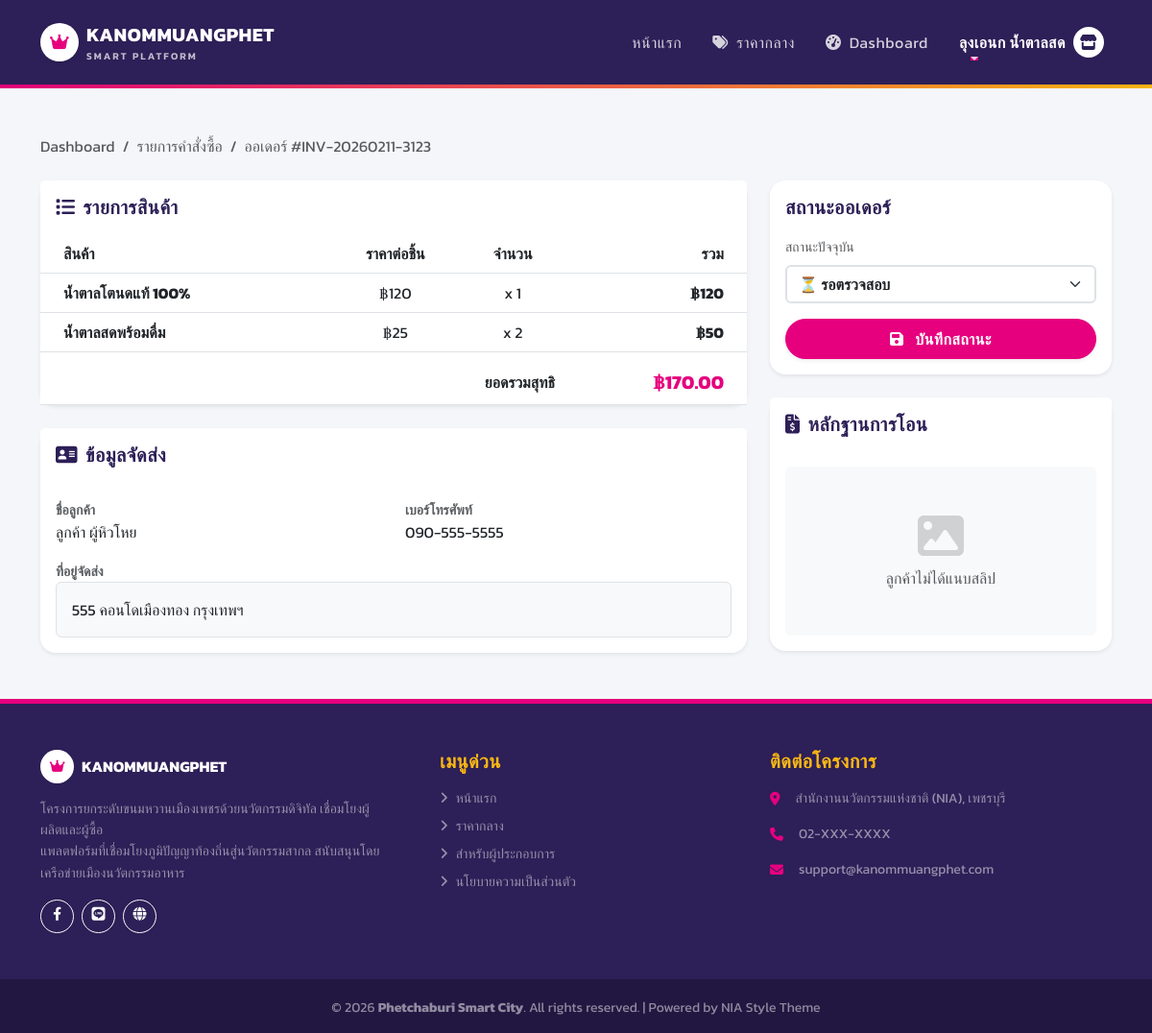
The app's page /shop/order_detail.php?id=1002 (signed in) with its own data.
### tables this page shows
CREATE TABLE `orders` (
  `id` int(11) NOT NULL,
  `order_no` varchar(20) NOT NULL COMMENT 'เลขที่ใบสั่งซื้อ เช่น OR-2024XXXX',
  `customer_id` int(11) NOT NULL COMMENT 'คนซื้อ (users.id)',
  `shop_id` int(11) NOT NULL COMMENT 'คนขาย (users.id)',
  `total_amount` decimal(10,2) NOT NULL,
  `status` enum('pending','paid','shipped','completed','cancelled') DEFAULT 'pending',
  `tracking_no` varchar(100) DEFAULT NULL,
  `slip_image` varchar(255) DEFAULT NULL COMMENT 'หลักฐานการโอน',
  `shipping_address` text COMMENT 'ที่อยู่จัดส่ง (Snapshot ณ เวลาสั่ง)',
  `created_at` timestamp NULL DEFAULT CURRENT_TIMESTAMP
);

CREATE TABLE `order_items` (
  `id` int(11) NOT NULL,
  `order_id` int(11) NOT NULL,
  `product_id` int(11) NOT NULL,
  `product_name` varchar(255) NOT NULL,
  `price` decimal(10,2) NOT NULL,
  `quantity` int(11) NOT NULL
);

CREATE TABLE `users` (
  `id` int(11) NOT NULL,
  `role` enum('user','shop','admin') DEFAULT 'user',
  `line_id` varchar(255) DEFAULT NULL COMMENT 'เก็บ User ID จาก LINE Login',
  `email` varchar(255) DEFAULT NULL COMMENT 'Login ปกติ',
  `password` varchar(255) DEFAULT NULL COMMENT 'Login ปกติ (ถ้าผ่าน LINE อาจว่างได้)',
  `fullname` varchar(255) DEFAULT NULL COMMENT 'ชื่อผู้ซื้อ หรือ ชื่อเจ้าของร้าน',
  `phone` varchar(20) DEFAULT NULL,
  `profile_image` varchar(255) DEFAULT NULL COMMENT 'รูปโปรไฟล์ / โลโก้ร้าน',
  `address` text COMMENT 'ที่อยู่จัดส่ง (User) หรือ ที่ตั้งร้าน (Shop)',
  `shop_name` varchar(255) DEFAULT NULL COMMENT 'ชื่อร้านค้า',
  `bank_name` varchar(100) DEFAULT NULL COMMENT 'ชื่อธนาคาร เช่น กสิกรไทย, ไทยพาณิชย์',
  `bank_account` varchar(50) DEFAULT NULL COMMENT 'เลขที่บัญชี',
  `bank_account_name` varchar(255) DEFAULT NULL COMMENT 'ชื่อบัญชี',
  `qrcode_image` varchar(255) DEFAULT NULL COMMENT 'รูป QR Code รับเงิน (promptpay)',
  `created_at` timestamp NULL DEFAULT CURRENT_TIMESTAMP,
  `updated_at` timestamp NULL DEFAULT CURRENT_TIMESTAMP ON UPDATE CURRENT_TIMESTAMP,
  `latitude` double DEFAULT NULL COMMENT 'ละติจูด',
  `longitude` double DEFAULT NULL COMMENT 'ลองจิจูด'
);

### function.php (called while the page is built, shortened)
<?php
function condb()
{
    global $config;
    $db_host = $config['database']['host'];
    $db_name = $config['database']['dbname'];
    $db_user = $config['database']['username'];
    $db_pass = $config['database']['password'];
    $charset = $config['database']['charset'];
    try {
        $dsn = "mysql:host=$db_host;dbname=$db_name;charset=$charset";
        $options = $config['database']['options'];
        $pdo = new PDO($dsn, $db_user, $db_pass, $options);
        return $pdo;
    } catch (PDOException $e) {
        die("Connection failed: " . $e->getMessage());
    }
}
function select($sql, $params = [])
{
    $pdo = condb();
    try {
        $stmt = $pdo->prepare($sql);
        $stmt->execute($params);
        return $stmt->fetchAll();
    } catch (PDOException $e) {
        return [];
    }
}
function selectOne($sql, $params = [])
{
    $pdo = condb();
    try {
        $stmt = $pdo->prepare($sql);
        $stmt->execute($params);
        return $stmt->fetch();
    } catch (PDOException $e) {
        return false;
    }
}

### shop/order_detail.php (the view, shortened to what this page needs)
<?php
require_once '../config.php';
require_once '../function.php';
$shop_id = $_SESSION['user_id'];
$order_id = $_GET['id'] ?? 0;
$sql_order = "SELECT o.*, u.fullname, u.email, u.phone
              FROM orders o
              JOIN users u ON o.customer_id = u.id
              WHERE o.id = ? AND o.shop_id = ?";
$order = selectOne($sql_order, [$order_id, $shop_id]);
$items = select("SELECT * FROM order_items WHERE order_id = ?", [$order_id]);
include '../includes/header.php';
include '../includes/navbar.php';
?>
<div class="container py-5">
    <nav aria-label="breadcrumb" class="mb-4">
        <ol class="breadcrumb">
            <li class="breadcrumb-item"><a href="dashboard.php" class="text-muted text-decoration-none">Dashboard</a></li>
            <li class="breadcrumb-item"><a href="order_list.php" class="text-muted text-decoration-none">รายการคำสั่งซื้อ</a></li>
            <li class="breadcrumb-item active" aria-current="page">ออเดอร์ #<?= $order['order_no'] ?></li>
        </ol>
    </nav>
    <div class="row g-4">
        <div class="col-lg-8">
            <div class="card border-0 shadow-sm rounded-4 mb-4">
                <div class="card-header bg-white py-3 border-bottom-0">
                    <h5 class="fw-bold mb-0 text-purple"><i class="fas fa-list me-2"></i>รายการสินค้า</h5>
                </div>
                <div class="card-body p-0">
                    <div class="table-responsive">
                        <table class="table align-middle mb-0">
                            <thead class="bg-light">
                                <tr>
                                    <th class="ps-4">สินค้า</th>
                                    <th class="text-center">ราคาต่อชิ้น</th>
                                    <th class="text-center">จำนวน</th>
                                    <th class="text-end pe-4">รวม</th>
                                </tr>
                            </thead>
                            <tbody>
                                <?php foreach ($items as $item): ?>
                                <tr>
                                    <td class="ps-4">
                                        <span class="fw-bold"><?= htmlspecialchars($item['product_name']) ?></span>
                                    </td>
                                    <td class="text-center">฿<?= number_format($item['price']) ?></td>
                                    <td class="text-center">x <?= $item['quantity'] ?></td>
                                    <td class="text-end pe-4 fw-bold">฿<?= number_format($item['price'] * $item['quantity']) ?></td>
                                </tr>
                                <?php endforeach; ?>
                            </tbody>
                            <tfoot class="bg-light">
                                <tr>
                                    <td colspan="3" class="text-end fw-bold pt-3">ยอดรวมสุทธิ</td>
                                    <td class="text-end pe-4 fw-bold text-magenta fs-5 pt-3">฿<?= number_format($order['total_amount'], 2) ?></td>
                                </tr>
                            </tfoot>
                        </table>
                    </div>
                </div>
            </div>
            <div class="card border-0 shadow-sm rounded-4">
                <div class="card-header bg-white py-3 border-bottom-0">
                    <h5 class="fw-bold mb-0 text-purple"><i class="fas fa-address-card me-2"></i>ข้อมูลจัดส่ง</h5>
                </div>
                <div class="card-body">
                    <div class="row">
                        <div class="col-md-6 mb-3">
                            <label class="small text-muted fw-bold">ชื่อลูกค้า</label>
                            <p class="mb-0"><?= htmlspecialchars($order['fullname']) ?></p>
                        </div>
                        <div class="col-md-6 mb-3">
                            <label class="small text-muted fw-bold">เบอร์โทรศัพท์</label>
                            <p class="mb-0"><?= htmlspecialchars($order['phone']) ?></p>
                        </div>
                        <div class="col-12">
                            <label class="small text-muted fw-bold">ที่อยู่จัดส่ง</label>
                            <div class="bg-light p-3 rounded border">
                                <?= nl2br(htmlspecialchars($order['shipping_address'])) ?>
                            </div>
                        </div>
                    </div>
                </div>
            </div>
        </div>
        <div class="col-lg-4">
            <div class="card border-0 shadow-sm rounded-4 mb-4">
                <div class="card-body">
                    <h5 class="fw-bold text-purple mb-3">สถานะออเดอร์</h5>
                    <form method="POST">
                        <div class="mb-3">
                            <label class="form-label small text-muted">สถานะปัจจุบัน</label>
                            <select name="status" class="form-select fw-bold border-2 border-purple">
                                <option value="pending" <?= $order['status']=='pending'?'selected':'' ?>>⏳ รอตรวจสอบ</option>
                            </select>
                        </div>
                        <button type="submit" class="btn btn-nia w-100 fw-bold shadow-sm">
                            <i class="fas fa-save me-2"></i> บันทึกสถานะ
                        </button>
                    </form>
                </div>
            </div>
            <div class="card border-0 shadow-sm rounded-4">
                <div class="card-header bg-white py-3 border-bottom-0">
                    <h5 class="fw-bold mb-0 text-purple"><i class="fas fa-file-invoice-dollar me-2"></i>หลักฐานการโอน</h5>
                </div>
                <div class="card-body text-center">
                    <?php if (!empty($order['slip_image'])): ?>
                        <?php
                            $slip_filename = $order['slip_image'];
                            $slip_path_check = '../uploads/slips/' . $slip_filename;
                            if (file_exists($slip_path_check)) {
                                $display_slip = $slip_path_check;
                            } else {
                                $display_slip = 'https://placehold.co/400x600?text=Slip+Not+Found';
                            }
                        ?>
                        <a href="<?= $display_slip ?>" target="_blank">
                            <img src="<?= $display_slip ?>" class="img-fluid rounded border mb-3" style="max-height: 400px; object-fit: contain;">
                        </a>
                        <p class="small text-muted"><i class="fas fa-search-plus"></i> คลิกเพื่อดูรูปใหญ่</p>
                    <?php else: ?>
                        <div class="py-5 bg-light rounded text-muted">
                            <i class="fas fa-image fa-3x mb-2 opacity-25"></i>
                            <p class="mb-0">ลูกค้าไม่ได้แนบสลิป</p>
                        </div>
                    <?php endif; ?>
                </div>
            </div>
        </div>
    </div>
</div>
<?php include '../includes/footer.php'; ?>

### assets/style.css (style rules this page uses)
:root { --nia-magenta: #E6007E; --nia-purple: #2D1F57; --nia-gold: #FDB913; --nia-bg: #F4F6F9; --text-dark: #333333; --text-muted: #6c757d; }
body { font-family: 'Kanit', sans-serif; background-color: var(--nia-bg); color: var(--text-dark); -webkit-font-smoothing: antialiased; }
h1, h2, h3, h4, h5, h6 { font-weight: 600; color: var(--nia-purple); letter-spacing: -0.5px; }
a { text-decoration: none; transition: all 0.2s ease; }
.text-magenta { color: var(--nia-magenta) !important; }
.text-purple { color: var(--nia-purple) !important; }
.btn-nia { background-color: var(--nia-magenta); border: 1px solid var(--nia-magenta); color: white; border-radius: 50px; padding: 8px 24px; font-weight: 500; transition: all 0.3s ease; }
.card { border: none; background: white; transition: all 0.3s ease; }

### records on screen
orders: order_no "INV-20260211-3123", total_amount "170.00", users.fullname "ลูกค้า ผู้หิวโหย", users.phone "090-555-5555", shipping_address "555 คอนโดเมืองทอง กรุงเทพฯ", status "⏳ รอตรวจสอบ"
order_items: product_name "น้ำตาลโตนดแท้ 100%", price "120", quantity "1", $item['price'] * $item['quantity'] "120"
order_items: product_name "น้ำตาลสดพร้อมดื่ม", price "25", quantity "2", $item['price'] * $item['quantity'] "50"

### other values on screen
$_SESSION['user_name'] "ลุงเอนก น้ำตาลสด"
$config['app']['desc'] "โครงการยกระดับขนมหวานเมืองเพชรด้วยนวัตกรรมดิจิทัล เชื่อมโยงผู้ผลิตและผู้ซื้อ"
$config['contact']['address'] "สำนักงานนวัตกรรมแห่งชาติ (NIA), เพชรบุรี"
$config['contact']['phone'] "02-XXX-XXXX"
$config['contact']['email'] "support@kanommuangphet.com"
